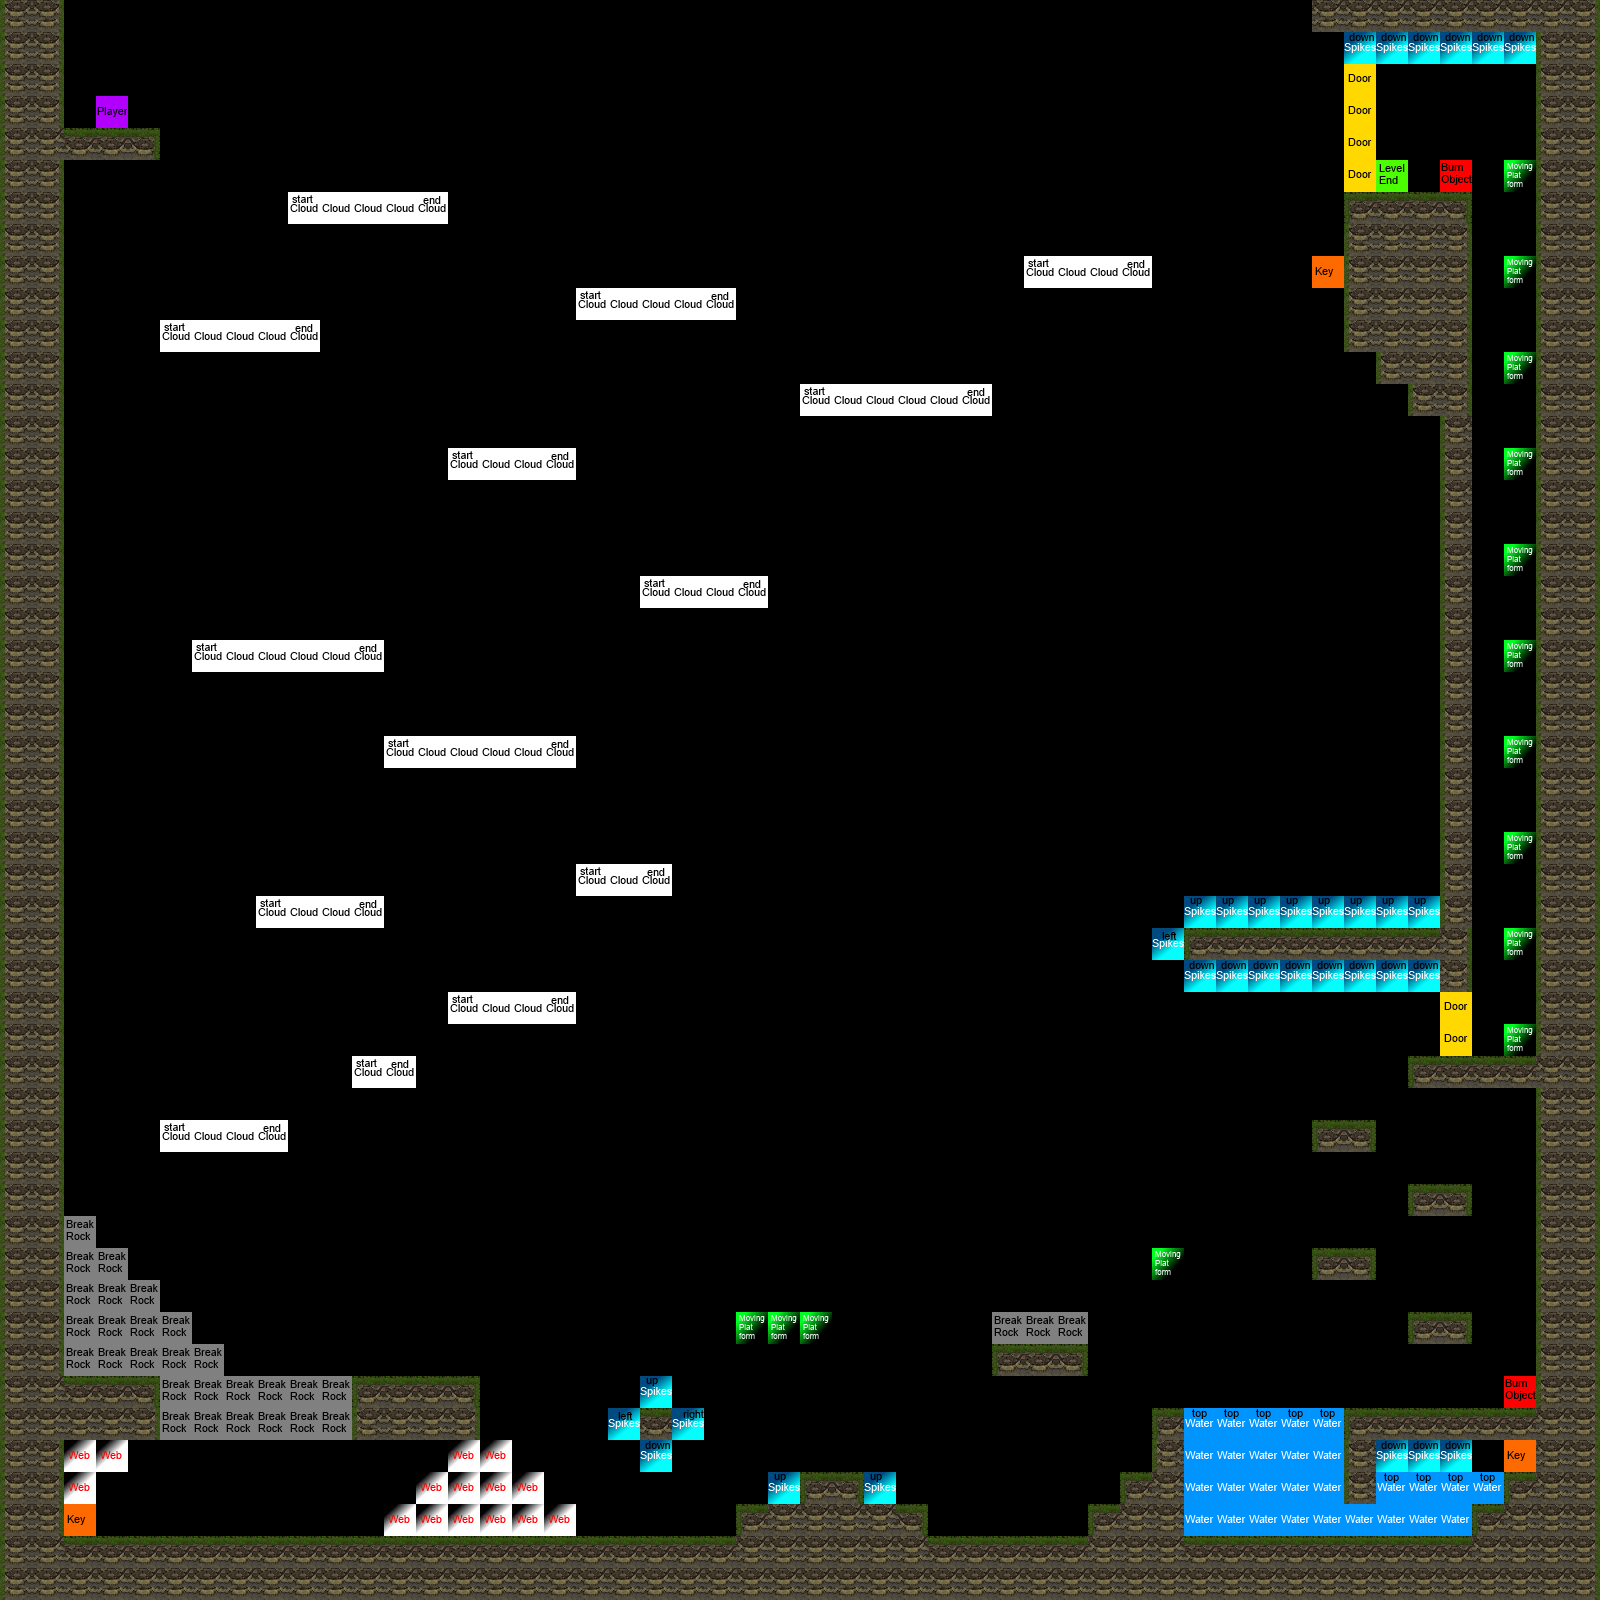

A 2D game scene composited from a Tiled map and its tileset images. What follows is a short description and the map's XML, with each tile layer's data collapsed to a summary:
An orthogonal 50x50 tile map with 32x32 px tiles, 1 tile layer (Tile Layer 2), 1 hidden layer not drawn.

<map version="1.0" orientation="orthogonal" width="50" height="50" tilewidth="32" tileheight="32">
 <tileset firstgid="1" name="basicTiles" tilewidth="32" tileheight="32">
  <image source="basicTiles.png" width="128" height="256" />
 </tileset>
 <layer name="Tile Layer 1" width="50" height="50" visible="0">
  <data>[2500 cells, 0 non-empty, 0 distinct tile ids]</data>
 </layer>
 <layer name="Tile Layer 2" width="50" height="50">
  <data>[2500 cells, 603 non-empty, 23 distinct tile ids]</data>
 </layer>
</map>